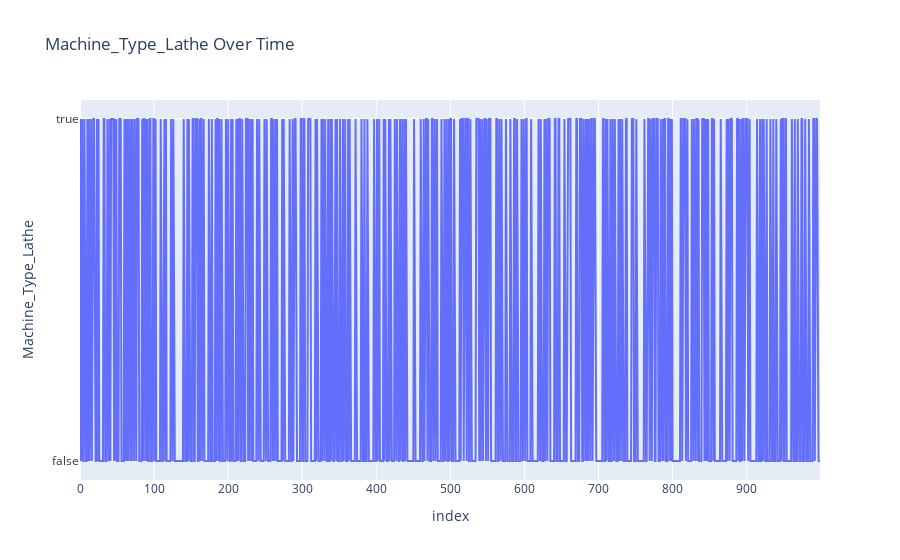

Notebook source saved alongside this figure:
### Code cell
# Plot time series of the selected feature
fig = px.line(df, x=df.index, y=selected_feature_dropdown.value,
              title=f"{selected_feature_dropdown.value} Over Time")

fig.show()

### Figure 1 — Plotly figure (JSON) as saved in the notebook; plotly's stock layout.template omitted (floating-point values rounded to 4 significant figures; data arrays with more than 128 entries replaced by an {"elided": "..."} marker saying what was removed)
{"data": [{"hovertemplate": "index=%{x}<br>Machine_Type_Lathe=%{y}<extra></extra>", "legendgroup": "", "line": {"color": "#636efa", "dash": "solid"}, "marker": {"symbol": "circle"}, "mode": "lines", "name": "", "orientation": "h", "showlegend": false, "type": "scatter", "x": {"elided": "1000 int values"}, "xaxis": "x", "y": {"elided": "1000 bool values"}, "yaxis": "y"}], "layout": {"legend": {"tracegroupgap": 0}, "title": {"text": "Machine_Type_Lathe Over Time"}, "xaxis": {"anchor": "y", "domain": [0, 1], "title": {"text": "index"}}, "yaxis": {"anchor": "x", "domain": [0, 1], "title": {"text": "Machine_Type_Lathe"}}}}
